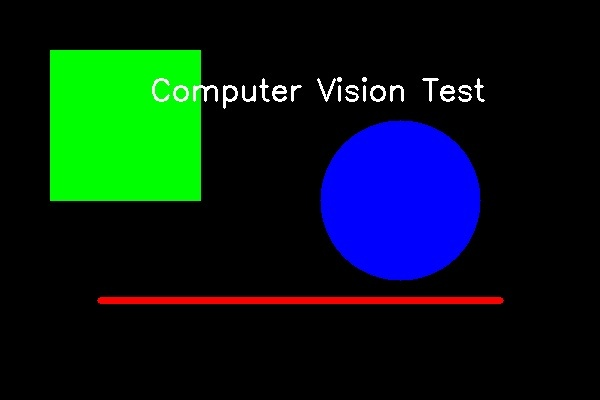
#> input picture results/00_original.jpg, 600 x 400 px; its folder holds only this picture in this run
$ python comp_vision.py   (older library calls are emulated)
#> lines starting #> are read from the running program, lines starting #| are printed output that depends on the picture; after the words box and inside, x2 and y2 are one past the last pixel; in counts of white or black regions, pixels touching at a corner belong together
#> the answer given: results/00_original.jpg
import cv2
import numpy as np
import os
import warnings

warnings.filterwarnings("ignore")


class ComputerVisionProcessor:
    def __init__(self, image_path):
#> called with image_path = 'results/00_original.jpg'
        self.image_path = image_path
        self.image = cv2.imread(image_path)
#> self.image is the input picture: shape (400, 600, 3); mean B, G, R 24, 26.3, 5.6
        if self.image is None:
            raise ValueError(f"Не удалось загрузить изображение: {image_path}")
        os.makedirs("results", exist_ok=True)
        print(f"Папка 'results' создана/открыта\n")
        self.markdown_lines = []

    def save_image(self, image, filename, title=None):
        if len(image.shape) == 3 and image.shape[2] == 3:
            save_img = image.copy()
        else:
            save_img = image

        filepath = f"results/{filename}"
        cv2.imwrite(filepath, save_img)
        print(f"Сохранено: {filename}")
        self.markdown_lines.append(f"![{title}]({filename})")

        return filepath

    def find_orb_features(self):
        print("1. Поиск ORB features")
        gray = cv2.cvtColor(self.image, cv2.COLOR_BGR2GRAY)

        orb = cv2.ORB_create(nfeatures=1000)
        keypoints, descriptors = orb.detectAndCompute(gray, None)

        image_with_keypoints = cv2.drawKeypoints(
            self.image,
            keypoints,
            None,
            flags=cv2.DRAW_MATCHES_FLAGS_DRAW_RICH_KEYPOINTS,
        )

        self.markdown_lines.append("## 1. ORB Features")
        self.save_image(image_with_keypoints, "01_orb_features.jpg", "ORB Features")
        print(f"   Найдено ORB точек: {len(keypoints)}")

        return keypoints, descriptors

    def find_sift_features(self):
        print("2. Поиск SIFT features")
        gray = cv2.cvtColor(self.image, cv2.COLOR_BGR2GRAY)
        sift = cv2.SIFT_create()
        keypoints, descriptors = sift.detectAndCompute(gray, None)

        image_with_keypoints = cv2.drawKeypoints(
            self.image,
            keypoints,
            None,
            flags=cv2.DRAW_MATCHES_FLAGS_DRAW_RICH_KEYPOINTS,
        )

        self.markdown_lines.append("## 2. SIFT Features")
        self.save_image(image_with_keypoints, "02_sift_features.jpg", "SIFT Features")
        print(f"   Найдено точек: {len(keypoints)}")

        return keypoints, descriptors

    def find_canny_edges(self):
        print("3. Детекция границ Canny")
        gray = cv2.cvtColor(self.image, cv2.COLOR_BGR2GRAY)
        edges = cv2.Canny(gray, 100, 200)

        self.markdown_lines.append("## 3. Canny Edges")
        self.save_image(edges, "03_canny_edges.jpg", "Canny Edges")
        return edges

    def convert_to_grayscale(self):
        print("4. Преобразование в grayscale")
        gray = cv2.cvtColor(self.image, cv2.COLOR_BGR2GRAY)

        self.markdown_lines.append("## 4. Grayscale")
        self.save_image(gray, "04_grayscale.jpg", "Grayscale")
        return gray

    def convert_to_hsv(self):
        print("5. Преобразование в HSV")
        hsv = cv2.cvtColor(self.image, cv2.COLOR_BGR2HSV)

        self.markdown_lines.append("## 5. HSV")
        self.save_image(hsv, "05_hsv.jpg", "HSV Image")

        return hsv

    def flip_right(self):
        print("6. Отражение по правой границе")
        flipped = cv2.flip(self.image, 1)

        self.markdown_lines.append("## 6. Отражение по правой границе")
        self.save_image(flipped, "06_flipped_right.jpg", "Flipped Right")
        return flipped

    def flip_bottom(self):
        print("7. Отражение по нижней границе")
        flipped = cv2.flip(self.image, 0)

        self.markdown_lines.append("## 7. Отражение по нижней границе")
        self.save_image(flipped, "07_flipped_bottom.jpg", "Flipped Bottom")
        return flipped

    def rotate_45_degrees(self):
        print("8. Поворот на 45 градусов")
        (h, w) = self.image.shape[:2]
        center = (w // 2, h // 2)
        M = cv2.getRotationMatrix2D(center, 45, 1.0)
        rotated = cv2.warpAffine(self.image, M, (w, h))

        self.markdown_lines.append("## 8. Поворот на 45°")
        self.save_image(rotated, "08_rotated_45.jpg", "Rotated 45°")
        return rotated

    def rotate_30_degrees_around_point(self, point):
        print(f"9. Поворот на 30° вокруг точки {point}")
        (h, w) = self.image.shape[:2]
        M = cv2.getRotationMatrix2D(point, 30, 1.0)
        rotated = cv2.warpAffine(self.image, M, (w, h))

        self.markdown_lines.append(f"## 9. Поворот на 30° вокруг точки {point}")
        self.save_image(
            rotated, "09_rotated_30_point.jpg", f"Rotated 30° around {point}"
        )
        return rotated

    def shift_right_10px(self):
        print("10. Сдвиг на 10px вправо")
        (h, w) = self.image.shape[:2]
        M = np.float32([[1, 0, 10], [0, 1, 0]])
        shifted = cv2.warpAffine(self.image, M, (w, h))

        self.markdown_lines.append("## 10. Сдвиг на 10px вправо")
        self.save_image(shifted, "10_shifted_right.jpg", "Shifted 10px Right")

        return shifted

    def adjust_brightness(self):
        print("11. Изменение яркости")
        value = 50

        brightened = cv2.convertScaleAbs(self.image, alpha=1, beta=value)

        self.markdown_lines.append("## 11. Изменение яркости")
        self.save_image(brightened, "11_brightened.jpg", f"Brightened +{value}")

        return brightened

    def adjust_contrast(self):
        print("12. Изменение контраста")
        alpha = 1.5

        high_contrast = cv2.convertScaleAbs(self.image, alpha=alpha, beta=0)

        self.markdown_lines.append("## 12. Изменение контраста")
        self.save_image(
            high_contrast, "12_high_contrast.jpg", f"High Contrast (α={alpha})"
        )

        return high_contrast

    def gamma_correction(self):
        print("13. Гамма-преобразование")
        gamma = 2.2

        inv_gamma = 1.0 / gamma
        table = np.array(
            [((i / 255.0) ** inv_gamma) * 255 for i in np.arange(0, 256)]
        ).astype("uint8")

        gamma_corrected = cv2.LUT(self.image, table)

        self.markdown_lines.append("## 13. Гамма-преобразование")
        self.save_image(
            gamma_corrected, "13_gamma_corrected.jpg", f"Gamma Correction (γ={gamma})"
        )

        return gamma_corrected

    def histogram_equalization(self):
        print("14. Гистограмная эквализация")

        lab = cv2.cvtColor(self.image, cv2.COLOR_BGR2LAB)
        l, a, b = cv2.split(lab)
        l_eq = cv2.equalizeHist(l)
        lab_eq = cv2.merge((l_eq, a, b))
        equalized = cv2.cvtColor(lab_eq, cv2.COLOR_LAB2BGR)

        self.markdown_lines.append("## 14. Гистограмная эквализация")
        self.save_image(
            equalized, "14_color_equalized.jpg", "Color Histogram Equalization"
        )

        return equalized

    def warm_white_balance(self):
        print("15. Теплый баланс белого")

        warm = self.image.copy().astype(np.float32)
        warm[:, :, 2] = np.clip(warm[:, :, 2] * 1.2, 0, 255)
        warm[:, :, 1] = np.clip(warm[:, :, 1] * 1.1, 0, 255)
        warm[:, :, 0] = np.clip(warm[:, :, 0] * 0.9, 0, 255)

        warm = warm.astype(np.uint8)

        self.markdown_lines.append("## 15. Теплый баланс белого")
        self.save_image(warm, "15_warm_white_balance.jpg", "Warm White Balance")

        return warm

    def cool_white_balance(self):
        print("16. Холодный баланс белого")

        cool = self.image.copy().astype(np.float32)
        cool[:, :, 0] = np.clip(cool[:, :, 0] * 1.2, 0, 255)
        cool[:, :, 1] = np.clip(cool[:, :, 1] * 1.1, 0, 255)
        cool[:, :, 2] = np.clip(cool[:, :, 2] * 0.9, 0, 255)

        cool = cool.astype(np.uint8)

        self.markdown_lines.append("## 16. Холодный баланс белого")
        self.save_image(cool, "16_cool_white_balance.jpg", "Cool White Balance")

        return cool

    def apply_color_map(self):
        print("17. Изменение цветовой палитры")

        gray = cv2.cvtColor(self.image, cv2.COLOR_BGR2GRAY)

        color_mapped = cv2.applyColorMap(gray, cv2.COLORMAP_JET)

        self.markdown_lines.append("## 17. Изменение цветовой палитры: JET")
        self.save_image(color_mapped, "17_colormap_jet.jpg", "Color Map: Jet")

        return color_mapped

    def binarize_image(self):
        print("18. Бинаризация")

        gray = cv2.cvtColor(self.image, cv2.COLOR_BGR2GRAY)

        _, binary = cv2.threshold(gray, 127, 255, cv2.THRESH_BINARY)

        self.markdown_lines.append("## 18. Бинаризация")
        self.save_image(binary, "18_binary_threshold.jpg", "Binary Threshold")

        return binary

    def find_contours_binary(self):
        print("19. Поиск контуров на бинаризированном изображении")

        gray = cv2.cvtColor(self.image, cv2.COLOR_BGR2GRAY)
        _, binary = cv2.threshold(gray, 127, 255, cv2.THRESH_BINARY)

        contours, hierarchy = cv2.findContours(
            binary, cv2.RETR_TREE, cv2.CHAIN_APPROX_SIMPLE
        )

        contours_image = self.image.copy()
        cv2.drawContours(contours_image, contours, -1, (0, 255, 0), 2)

        self.markdown_lines.append("## 19. Контуры на бинаризированном изображении")
        self.save_image(
            contours_image,
            "19_contours_on_image.jpg",
            f"Contours ({len(contours)} found)",
        )

        print(f"   Найдено контуров: {len(contours)}")
        return contours, hierarchy

    def find_contours_with_filters(self):
        print("20. Поиск контуров с фильтрами")

        gray = cv2.cvtColor(self.image, cv2.COLOR_BGR2GRAY)

        sobelx = cv2.Sobel(gray, cv2.CV_64F, 1, 0, ksize=3)
        sobely = cv2.Sobel(gray, cv2.CV_64F, 0, 1, ksize=3)
        sobel_combined = cv2.magnitude(sobelx, sobely)
        sobel_combined = np.uint8(np.clip(sobel_combined, 0, 255))

        _, sobel_binary = cv2.threshold(sobel_combined, 30, 255, cv2.THRESH_BINARY)
        contours_sobel, _ = cv2.findContours(
            sobel_binary, cv2.RETR_TREE, cv2.CHAIN_APPROX_SIMPLE
        )

        laplacian = cv2.Laplacian(gray, cv2.CV_64F)
        laplacian = np.uint8(np.clip(np.abs(laplacian), 0, 255))

        _, laplacian_binary = cv2.threshold(laplacian, 30, 255, cv2.THRESH_BINARY)
        contours_laplacian, _ = cv2.findContours(
            laplacian_binary, cv2.RETR_TREE, cv2.CHAIN_APPROX_SIMPLE
        )

        sobel_contours = self.image.copy()
        cv2.drawContours(sobel_contours, contours_sobel, -1, (0, 255, 0), 2)

        laplacian_contours = self.image.copy()
        cv2.drawContours(laplacian_contours, contours_laplacian, -1, (0, 255, 0), 2)

        self.markdown_lines.append("## 20. Контуры с фильтрами")
        self.save_image(
            sobel_contours,
            "20_sobel_contours.jpg",
            f"Sobel Contours ({len(contours_sobel)})",
        )
        self.save_image(
            laplacian_contours,
            "20_laplacian_contours.jpg",
            f"Laplacian Contours ({len(contours_laplacian)})",
        )

        print(f"   Контуров с Собелем: {len(contours_sobel)}")
        print(f"   Контуров с Лапласианом: {len(contours_laplacian)}")

        return sobel_contours, laplacian_contours

    def blur_image(self):
        print("21. Размытие изображения")

        gaussian_blur = cv2.GaussianBlur(self.image, (15, 15), 0)

        self.markdown_lines.append("## 21. Размытие изображения: Гауссово")
        self.save_image(gaussian_blur, "21_gaussian_blur.jpg", "Gaussian Blur (15x15)")

        return gaussian_blur

    def fourier_filter_high_freq(self):
        print("22. Фурье фильтрация: высокие частоты")

        gray = cv2.cvtColor(self.image, cv2.COLOR_BGR2GRAY)

        f = np.fft.fft2(gray)
        fshift = np.fft.fftshift(f)

        rows, cols = gray.shape
        crow, ccol = rows // 2, cols // 2

        mask = np.ones((rows, cols), np.uint8)
        r = 30
        mask[crow - r : crow + r, ccol - r : ccol + r] = 0

        fshift_filtered = fshift * mask
        f_ishift = np.fft.ifftshift(fshift_filtered)
        img_back = np.fft.ifft2(f_ishift)
        img_back = np.abs(img_back)

        high_freq = np.uint8(np.clip(img_back, 0, 255))

        self.markdown_lines.append("## 22. Фурье фильтрация: высокие частоты")
        self.save_image(high_freq, "22_high_frequency.jpg", "High Frequency (Fourier)")

        return high_freq

    def fourier_filter_low_freq(self):
        print("23. Фурье фильтрация: низкие частоты")

        gray = cv2.cvtColor(self.image, cv2.COLOR_BGR2GRAY)

        f = np.fft.fft2(gray)
        fshift = np.fft.fftshift(f)

        rows, cols = gray.shape
        crow, ccol = rows // 2, cols // 2

        mask = np.zeros((rows, cols), np.uint8)
        r = 30
        mask[crow - r : crow + r, ccol - r : ccol + r] = 1

        fshift_filtered = fshift * mask
        f_ishift = np.fft.ifftshift(fshift_filtered)
        img_back = np.fft.ifft2(f_ishift)
        img_back = np.abs(img_back)

        low_freq = np.uint8(np.clip(img_back, 0, 255))

        self.markdown_lines.append("## 23. Фурье фильтрация (низкие частоты)")
        self.save_image(low_freq, "23_low_frequency.jpg", "Low Frequency (Fourier)")

        return low_freq

    def apply_erosion(self):
        print("24. Операция эрозии")

        kernel = np.ones((5, 5), np.uint8)
        eroded = cv2.erode(self.image, kernel, iterations=1)

        self.markdown_lines.append("## 24. Операция эрозии")
        self.save_image(eroded, "24_erosion.jpg", "Erosion")

        return eroded

    def apply_dilation(self):
        print("25. Операция дилатации")

        kernel = np.ones((5, 5), np.uint8)
        dilated = cv2.dilate(self.image, kernel, iterations=1)

        self.markdown_lines.append("## 25. Операция дилатации")
        self.save_image(dilated, "25_dilation.jpg", "Dilation")

        return dilated

    def run_all_operations(self, rotation_point=(100, 100)):
#> called with rotation_point = (150, 150)
        self.markdown_lines = [
            "# Отчет по обработке изображений",
            "",
            f"**Исходное изображение:** {self.image_path}",
            f"**Размер:** {self.image.shape[1]}×{self.image.shape[0]} пикселей",
            "",
            "---",
            "",
        ]

        self.save_image(self.image, "00_original.jpg", "Original Image")

        operations = [
            ("ORB Features", self.find_orb_features),
            ("SIFT Features", self.find_sift_features),
            ("Canny Edges", self.find_canny_edges),
            ("Grayscale", self.convert_to_grayscale),
            ("HSV", self.convert_to_hsv),
            ("Flip Right", self.flip_right),
            ("Flip Bottom", self.flip_bottom),
            ("Rotate 45°", self.rotate_45_degrees),
            (
                "Rotate 30° around point",
                lambda: self.rotate_30_degrees_around_point(rotation_point),
            ),
            ("Shift Right 10px", self.shift_right_10px),
            ("Adjust Brightness", self.adjust_brightness),
            ("Adjust Contrast", self.adjust_contrast),
            ("Gamma Correction", self.gamma_correction),
            ("Histogram Equalization", self.histogram_equalization),
            ("Warm White Balance", self.warm_white_balance),
            ("Cool White Balance", self.cool_white_balance),
            ("Color Map", self.apply_color_map),
            ("Binarization", self.binarize_image),
            ("Contours on Binary", self.find_contours_binary),
            ("Contours with Filters", self.find_contours_with_filters),
            ("Blur Image", self.blur_image),
            ("Fourier High Freq", self.fourier_filter_high_freq),
            ("Fourier Low Freq", self.fourier_filter_low_freq),
            ("Erosion", self.apply_erosion),
            ("Dilation", self.apply_dilation),
        ]

        results = {}
        for name, func in operations:
            try:
                results[name] = func()
            except Exception as e:
                print(f"Ошибка в {name}: {e}")
                results[name] = None
#> this loop made 25 passes
#|    Найдено ORB точек: 855
#|    Найдено точек: 187
#|    Найдено контуров: 22
#|    Контуров с Собелем: 142
#|    Контуров с Лапласианом: 281
#> pass 1, in find_orb_features, `gray = cv2.cvtColor(self.image, cv2.COLOR_BGR2GRAY)`:
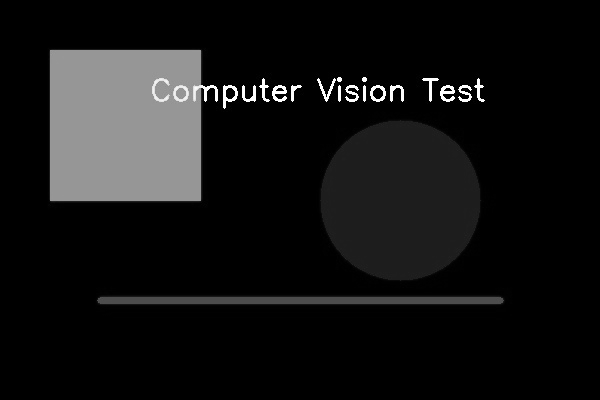
#> gray: shape (400, 600); min 0, max 255, mean 19.9
#> pass 1, in find_orb_features, `image_with_keypoints = cv2.drawKeypoints( self.image, keypoints, None,..`:
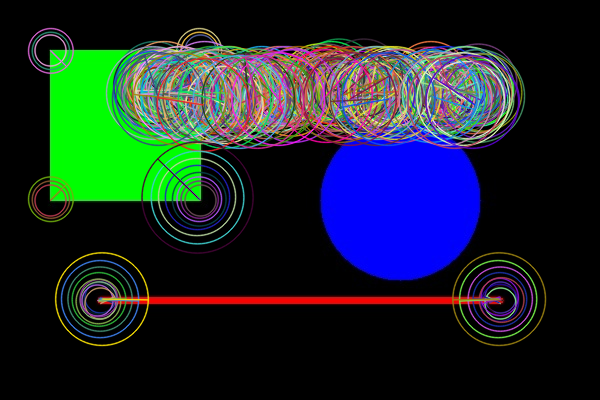
#> image_with_keypoints: shape (400, 600, 3); mean B, G, R 42.3, 38, 26.1
#> pass 2, in find_sift_features, `image_with_keypoints = cv2.drawKeypoints( self.image, keypoints, None,..`:
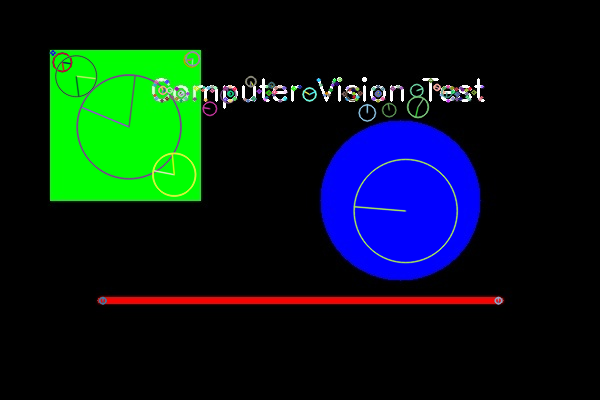
#> image_with_keypoints: shape (400, 600, 3); mean B, G, R 24.7, 26.2, 7
#> pass 3, in find_canny_edges, `edges = cv2.Canny(gray, 100, 200)`:
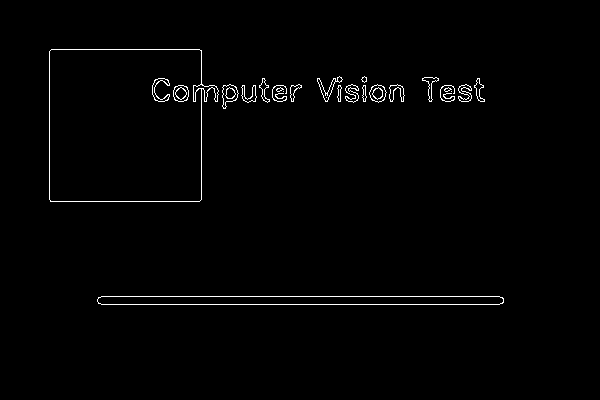
#> edges: shape (400, 600); 1.2% white in thin lines or dots, all inside (x1, y1, x2, y2) = (49, 49, 504, 305)
#> after the loop, results = 25 items

        self.create_markdown_report()

        return results

    def create_markdown_report(self):
        with open("results/report.md", "w", encoding="utf-8") as f:
            f.write("\n".join(self.markdown_lines))


def main():
    image_path = input(
        "Введите путь к изображению (или нажмите Enter для тестового): "
    ).strip()

    if not image_path:
        print("Создание тестового изображения")
        test_image = np.zeros((400, 600, 3), dtype=np.uint8)

        cv2.rectangle(test_image, (50, 50), (200, 200), (0, 255, 0), -1)
        cv2.circle(test_image, (400, 200), 80, (255, 0, 0), -1)
        cv2.line(test_image, (100, 300), (500, 300), (0, 0, 255), 5)
        cv2.putText(
            test_image,
            "Computer Vision Test",
            (150, 100),
            cv2.FONT_HERSHEY_SIMPLEX,
            1,
            (255, 255, 255),
            2,
        )

        image_path = "test_image.jpg"
        cv2.imwrite(image_path, test_image)
        print(f"Создано тестовое изображение: {image_path}\n")

    try:
        processor = ComputerVisionProcessor(image_path)
        results = processor.run_all_operations(rotation_point=(150, 150))
#> results = 25 items

        result_files = os.listdir("results")
        image_files = [f for f in result_files if f.endswith((".jpg", ".png", ".jpeg"))]

        print(f"Всего файлов в папке 'results/': {len(result_files)}")
        print(f"Изображений: {len(image_files)}")
        print(f"Markdown отчет: report.md")

        print("\nСозданные файлы:")
        for i, file in enumerate(sorted(image_files), 1):
            print(f"  {i:2d}. {file}")

        print(f"\nОтчет: results/report.md")

    except Exception as e:
        print(f"\nОшибка: {e}")
        print("\nУбедитесь, что:")
        print("1. Указан правильный путь к изображению")
        print("2. Установлены библиотеки: pip install opencv-python numpy")
        if "SIFT" in str(e):
            print("3. Для SIFT требуется: pip install opencv-contrib-python")


if __name__ == "__main__":
    main()

$ run again, on results/06_flipped_right.jpg
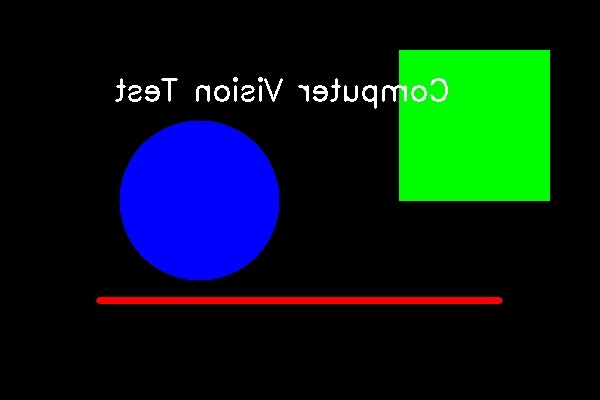
#> input picture results/06_flipped_right.jpg, 600 x 400 px
#> in __init__, self.image is the input picture: shape (400, 600, 3); mean B, G, R 24, 26.3, 5.6
#> the loop in run_all_operations, `for name, func in operations:` made 25 passes
#|    Найдено ORB точек: 857
#|    Найдено точек: 188
#|    Найдено контуров: 22
#|    Контуров с Собелем: 144
#|    Контуров с Лапласианом: 278
#> pass 1, in find_orb_features, `image_with_keypoints = cv2.drawKeypoints( self.image, keypoints, None,..`:
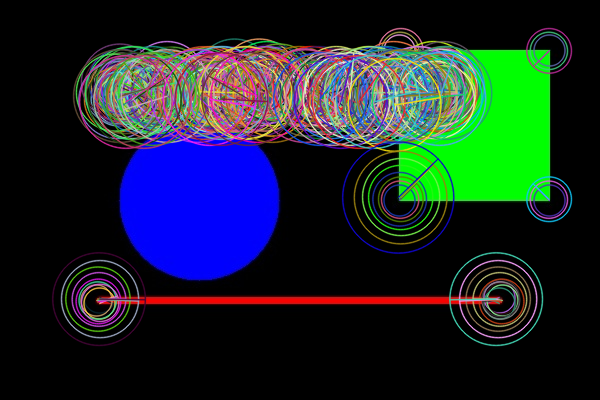
#> image_with_keypoints: shape (400, 600, 3); mean B, G, R 42.2, 38.5, 26.3
#> pass 3, in find_canny_edges, `edges = cv2.Canny(gray, 100, 200)`:
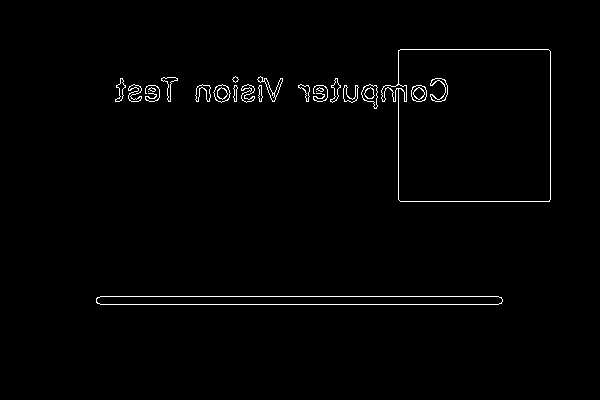
#> edges: shape (400, 600); 1.2% white in thin lines or dots, all inside (x1, y1, x2, y2) = (96, 49, 551, 305)
#> after the loop in run_all_operations, `for name, func in operations:`: results = 25 items
